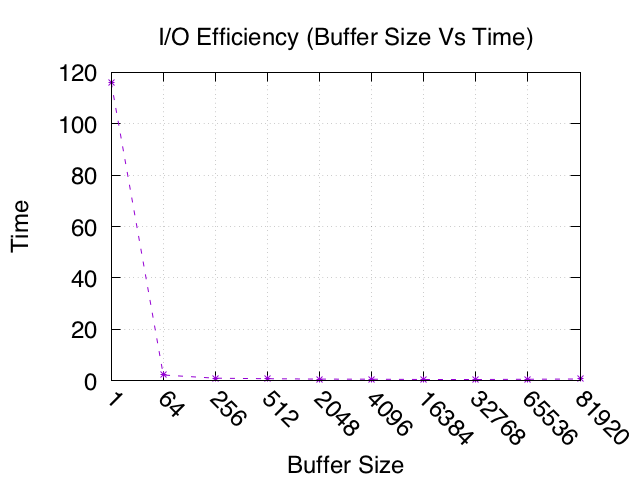

Recreate this plot in gnuplot.
reset
set terminal pngcairo enhanced color font "Helvetica, 18" 
set output "iotest.png"
set grid
unset key
set style data linespoint

set xtics ("1" 1, "64" 2, "256" 3, "512" 4, "2048" 5, "4096" 6, "16384" 7, "32768" 8, "65536" 9, "81920" 10) rotate by -45
set xlabel "Buffer Size"
set ylabel "Time"

set title "I/O Efficiency (Buffer Size Vs Time)"
plot 'iotest.data' using 3:2 lt 1 dt 2 pt 3

set output "iotest2.png"
set yrange [0:1.8]
plot 'iotest.data' using 3:2 lt 1 dt 2 pt 3 
